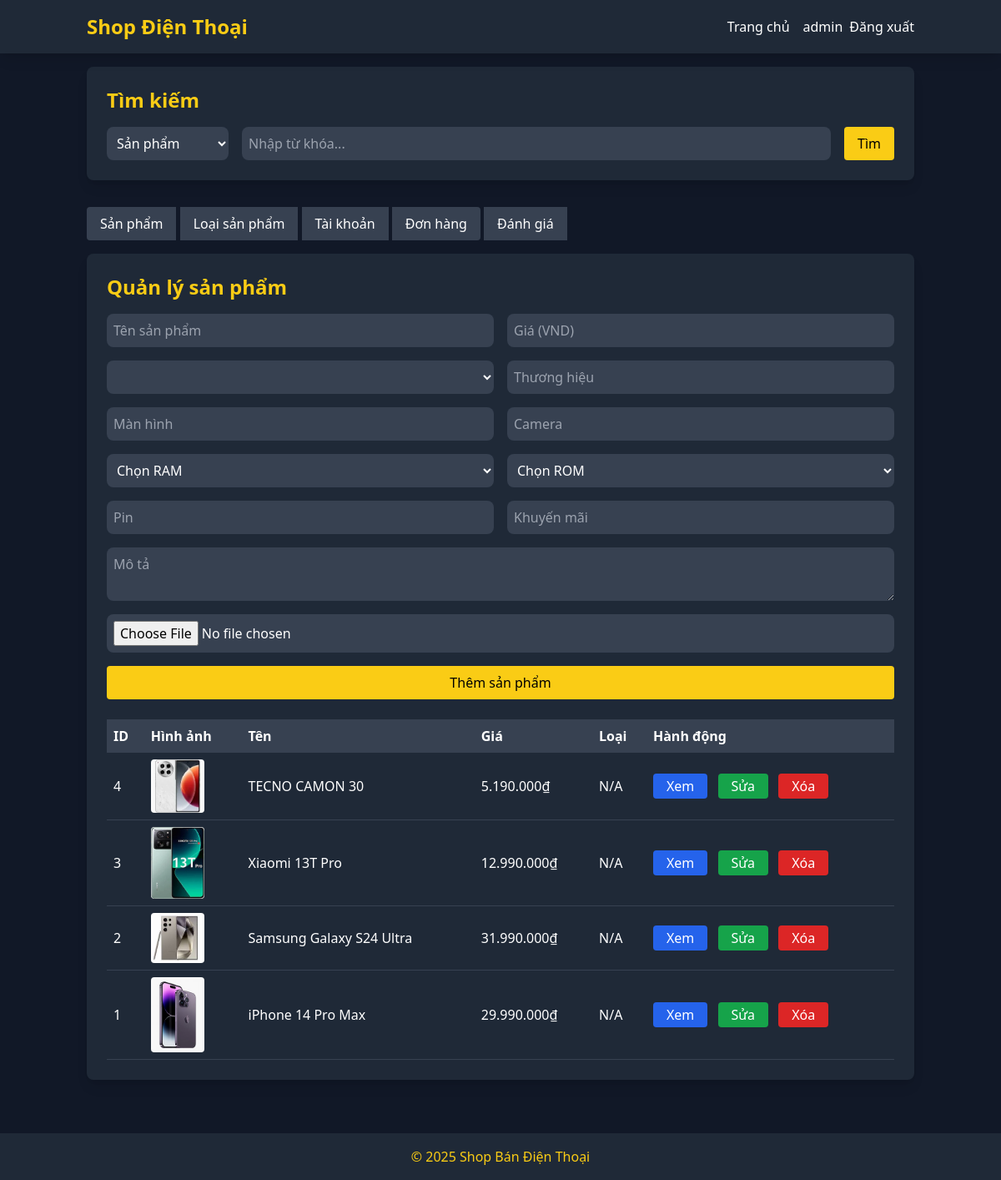
/admin.php (signed in), run on the app's committed database.
### tables this page shows
CREATE TABLE `dienthoai` (
  `id` int(11) NOT NULL,
  `ten` varchar(100) NOT NULL,
  `hinhanh` varchar(255) NOT NULL,
  `gia` decimal(10,2) NOT NULL,
  `thuong_hieu` varchar(50) NOT NULL,
  `man_hinh` varchar(100) DEFAULT NULL,
  `camera` varchar(100) DEFAULT NULL,
  `ram` varchar(50) DEFAULT NULL,
  `rom` varchar(50) DEFAULT NULL,
  `pin` varchar(50) DEFAULT NULL,
  `mota` text DEFAULT NULL,
  `khuyen_mai` text DEFAULT NULL
);

### admin.php (the view, shortened to what this page needs)
<?php
include 'db.php';
$search_query = isset($_GET['search']) ? trim($_GET['search']) : '';
$search_type = isset($_GET['search_type']) ? $_GET['search_type'] : 'products';
if ($search_type == 'products' && $search_query) {
    $stmt = $conn->prepare("SELECT d.*, c.name AS category_name FROM dienthoai d LEFT JOIN categories c ON d.category_id = c.id WHERE d.ten LIKE ? OR d.thuong_hieu LIKE ?");
    if (!$stmt) {
        die("Lỗi chuẩn bị truy vấn sản phẩm: " . $conn->error);
    }
    $search_term = "%$search_query%";
    $stmt->bind_param("ss", $search_term, $search_term);
    $stmt->execute();
    $products = $stmt->get_result();
} else {
    $products = $conn->query("SELECT * FROM dienthoai ORDER BY id DESC");
}
?>
<!DOCTYPE html>
<html lang="vi">
<head>
    <script src="https://cdn.tailwindcss.com"></script>
</head>
<body class="bg-gray-900 text-white min-h-screen">
    <header class="bg-gray-800 shadow-lg fixed w-full z-10">
        <div class="container mx-auto px-4 py-4 flex justify-between items-center">
            <a href="index.php" class="text-2xl font-bold text-yellow-400">Shop Điện Thoại</a>
            <nav class="flex space-x-4 items-center">
                <a href="index.php" class="hover:text-yellow-400 transition">Trang chủ</a>
                <div class="flex items-center space-x-2">
                    <span><?php echo isset($_SESSION['username']) ? htmlspecialchars($_SESSION['username']) : 'N/A'; ?></span>
                    <a href="auth/logout.php" class="hover:text-yellow-400 transition">Đăng xuất</a>
                </div>
            </nav>
        </div>
    </header>
    <main class="pt-20 container mx-auto px-4 py-8">
        <div class="bg-gray-800 rounded-lg shadow-lg p-6 mb-8 fade-in">
            <h2 class="text-2xl font-semibold text-yellow-400 mb-4">Tìm kiếm</h2>
            <form method="GET" class="flex space-x-4">
                <select name="search_type" class="p-2 bg-gray-700 rounded-lg focus:outline-none focus:ring-2 focus:ring-yellow-400 text-white">
                    <option value="products" <?php echo $search_type == 'products' ? 'selected' : ''; ?>>Sản phẩm</option>
                </select>
                <input type="text" name="search" value="<?php echo htmlspecialchars($search_query); ?>" placeholder="Nhập từ khóa..." class="p-2 bg-gray-700 rounded-lg focus:outline-none focus:ring-2 focus:ring-yellow-400 text-white flex-grow">
                <button type="submit" class="bg-yellow-400 text-black px-4 py-2 rounded hover:bg-yellow-500 transition">Tìm</button>
            </form>
        </div>
        <div class="mb-4">
            <button onclick="openTab('products')" class="bg-gray-700 px-4 py-2 rounded-l hover:bg-gray-600">Sản phẩm</button>
            <button onclick="openTab('categories')" class="bg-gray-700 px-4 py-2 hover:bg-gray-600">Loại sản phẩm</button>
            <button onclick="openTab('users')" class="bg-gray-700 px-4 py-2 hover:bg-gray-600">Tài khoản</button>
            <button onclick="openTab('orders')" class="bg-gray-700 px-4 py-2 rounded-r hover:bg-gray-600">Đơn hàng</button>
            <button onclick="openTab('reviews')" class="bg-gray-700 px-4 py-2 hover:bg-gray-600">Đánh giá</button>
        </div>
        <div id="products" class="tab-content active">
            <div class="bg-gray-800 rounded-lg shadow-lg p-6 mb-8 fade-in">
                <h2 class="text-2xl font-semibold text-yellow-400 mb-4">Quản lý sản phẩm</h2>
                <form method="POST" enctype="multipart/form-data" class="grid grid-cols-1 md:grid-cols-2 gap-4 mb-6">
                    <input type="text" name="ten" placeholder="Tên sản phẩm" required class="p-2 bg-gray-700 rounded-lg focus:outline-none focus:ring-2 focus:ring-yellow-400 text-white">
                    <input type="number" step="0.01" name="gia" placeholder="Giá (VND)" required class="p-2 bg-gray-700 rounded-lg focus:outline-none focus:ring-2 focus:ring-yellow-400 text-white">
                    <select name="category_id" class="p-2 bg-gray-700 rounded-lg focus:outline-none focus:ring-2 focus:ring-yellow-400 text-white">
                    </select>
                    <input type="text" name="thuong_hieu" placeholder="Thương hiệu" class="p-2 bg-gray-700 rounded-lg focus:outline-none focus:ring-2 focus:ring-yellow-400 text-white">
                    <input type="text" name="man_hinh" placeholder="Màn hình" class="p-2 bg-gray-700 rounded-lg focus:outline-none focus:ring-2 focus:ring-yellow-400 text-white">
                    <input type="text" name="camera" placeholder="Camera" class="p-2 bg-gray-700 rounded-lg focus:outline-none focus:ring-2 focus:ring-yellow-400 text-white">
                    <select name="ram" class="p-2 bg-gray-700 rounded-lg focus:outline-none focus:ring-2 focus:ring-yellow-400 text-white">
                        <option value="" disabled selected>Chọn RAM</option>
                    </select>
                    <select name="rom" class="p-2 bg-gray-700 rounded-lg focus:outline-none focus:ring-2 focus:ring-yellow-400 text-white">
                        <option value="" disabled selected>Chọn ROM</option>
                    </select>
                    <input type="text" name="pin" placeholder="Pin" class="p-2 bg-gray-700 rounded-lg focus:outline-none focus:ring-2 focus:ring-yellow-400 text-white">
                    <input type="text" name="khuyen_mai" placeholder="Khuyến mãi" class="p-2 bg-gray-700 rounded-lg focus:outline-none focus:ring-2 focus:ring-yellow-400 text-white">
                    <textarea name="mota" placeholder="Mô tả" class="p-2 bg-gray-700 rounded-lg focus:outline-none focus:ring-2 focus:ring-yellow-400 text-white col-span-2"></textarea>
                    <input type="file" name="hinhanh" accept="image/*" required class="p-2 bg-gray-700 rounded-lg col-span-2 text-white">
                    <button type="submit" class="bg-yellow-400 text-black px-6 py-2 rounded hover:bg-yellow-500 transition col-span-2">Thêm sản phẩm</button>
                </form>
                <div class="overflow-x-auto">
                    <table class="w-full text-left">
                        <thead><tr class="bg-gray-700"><th class="p-2">ID</th><th class="p-2">Hình ảnh</th><th class="p-2">Tên</th><th class="p-2">Giá</th><th class="p-2">Loại</th><th class="p-2">Hành động</th></tr></thead>
                        <tbody>
                            <?php while ($product = $products->fetch_assoc()): ?>
                                <tr class="border-b border-gray-700">
                                    <td class="p-2"><?php echo $product['id']; ?></td>
                                    <td class="p-2"><img src="images/<?php echo htmlspecialchars($product['hinhanh']); ?>" alt="<?php echo htmlspecialchars($product['ten']); ?>" class="w-16 rounded"></td>
                                    <td class="p-2"><?php echo htmlspecialchars($product['ten']); ?></td>
                                    <td class="p-2"><?php echo number_format($product['gia'], 0, ',', '.'); ?>₫</td>
                                    <td class="p-2"><?php echo htmlspecialchars($product['category_name'] ?? 'N/A'); ?></td>
                                    <td class="p-2 space-x-2">
                                        <a href="admin.php?view_product_id=<?php echo $product['id']; ?>&tab=products" class="bg-blue-600 text-white px-4 py-1 rounded hover:bg-blue-700 transition">Xem</a>
                                        <a href="admin.php?edit_product_id=<?php echo $product['id']; ?>&tab=products" class="bg-green-600 text-white px-4 py-1 rounded hover:bg-green-700 transition">Sửa</a>
                                        <a href="admin.php?delete_product_id=<?php echo $product['id']; ?>" onclick="return confirm('Xác nhận xóa?')" class="bg-red-600 text-white px-4 py-1 rounded hover:bg-red-700 transition">Xóa</a>
                                    </td>
                                </tr>
                            <?php endwhile; ?>
                        </tbody>
                    </table>
                </div>
            </div>
        </div>
    </main>
    <footer class="bg-gray-800 text-center py-4">
        <p class="text-yellow-400">© 2025 Shop Bán Điện Thoại</p>
    </footer>
</body>
</html>

### admin.php (style rules this page uses)
.fade-in { animation: fadeIn 0.5s ease-out; }
.tab-content { display: none; }
.tab-content.active { display: block; }

### data on the page
dienthoai: id "4", hinhanh (picture), ten "TECNO CAMON 30", gia "5.190.000", category_name "N/A"
dienthoai: id "3", hinhanh (picture), ten "Xiaomi 13T Pro", gia "12.990.000", category_name "N/A"
dienthoai: id "2", hinhanh (picture), ten "Samsung Galaxy S24 Ultra", gia "31.990.000", category_name "N/A"
dienthoai: id "1", hinhanh (picture), ten "iPhone 14 Pro Max", gia "29.990.000", category_name "N/A"

### other printed values
$_SESSION['username'] "admin"
